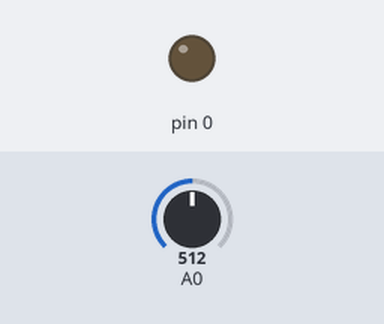
Bench run of a sketch on a simulated Arduino Uno, built with avr-gcc and run on an emulated ATmega328P. On the bench: output pins drawn as LEDs (lit = HIGH). Inputs (shaded band) come from the test bench; at power-on: A0 = 512.

Above: at 1.2 s.
1.3 s: A0 set to 210
2.8 s: A0 set to 181
At 4.0 s:
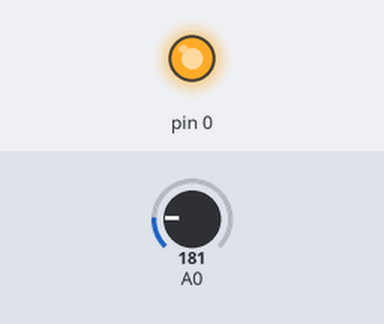
4.3 s: A0 set to 306
At 5.5 s:
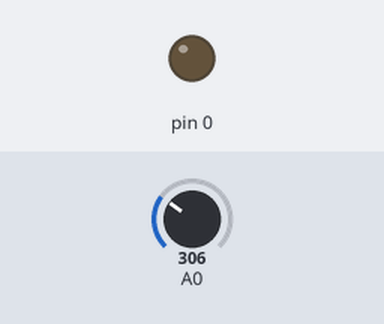
5.8 s: A0 set to 190
At 6.8 s:
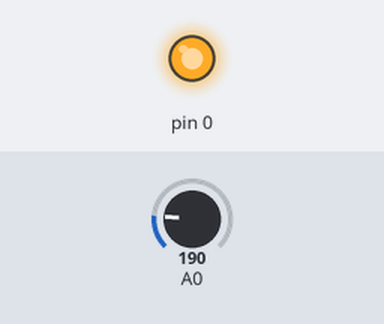
Timing chart, 0 to 8.3 s (numbered marks = the images above; inputs shaded):
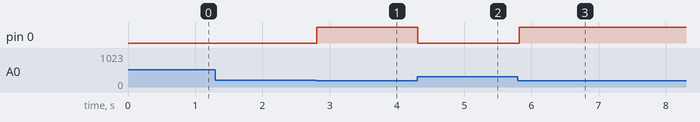

Measured:
- the behaviour switches between 200 and 199 on A0 (found by bisection; images 0 and 1)
- after the input at 1.3 s, every drawn part: stays the same
- after the input at 2.8 s, pin 0: LOW → HIGH at once
- after the input at 4.3 s, pin 0: HIGH → LOW at once
- after the input at 5.8 s, pin 0: LOW → HIGH at once

The sketch:

tsop.ino
```cpp
void setup() {
  // put your setup code here, to run once:
  pinMode(0,OUTPUT);
  // Serial.begin(9600);
}

void loop() {
  int val = analogRead(A0);
  Serial.println(val);
  // hello guys

  if (val < 200) {
    digitalWrite(0, HIGH); // Turn on LED
  } else {
    digitalWrite(0, LOW); // Turn off LED
  }

  // digitalWrite(0, LOW);
  // delay(500);
  // digitalWrite(0, HIGH);
  // delay(500);

  delay(100); // Add a small delay to prevent rapid readings
}
```
